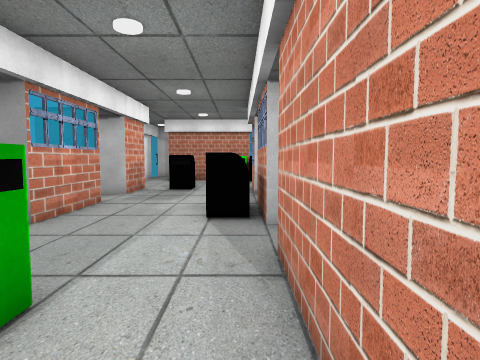
[1] (above)

18 first-person views from a walk through a scene from a Unity 3-D project. The camera is 1.4 m above the floor, tilts 4° down and sees 75° across. The floor is counted in squares, 1 m on a side. Each view is taken from the middle of a square. On the plan, view 1 faces up. The plan holds only what a view shows up to about 14 squares ahead; the rest is blank. The player is left out. Some surface patterns are stand-ins.

[2]
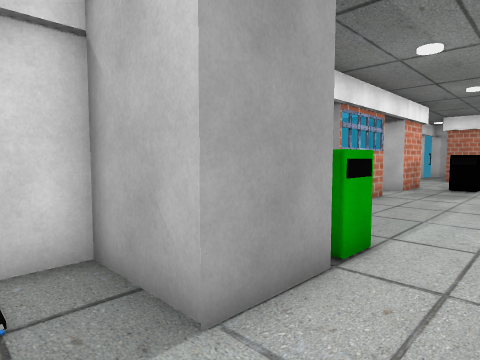

[3]
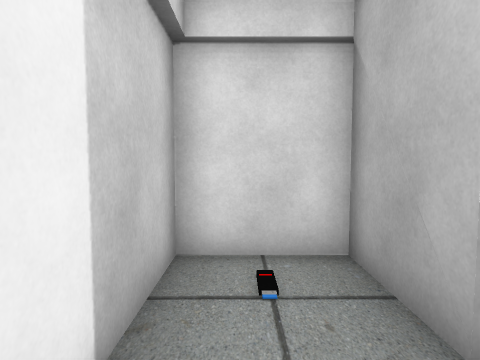

[4]
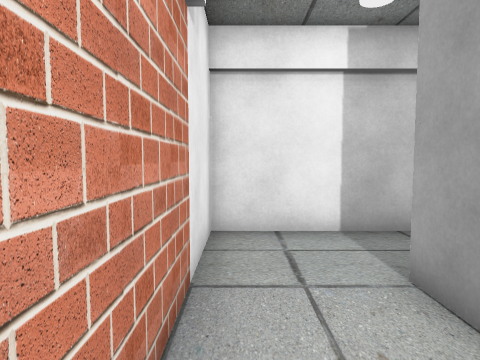

[5]
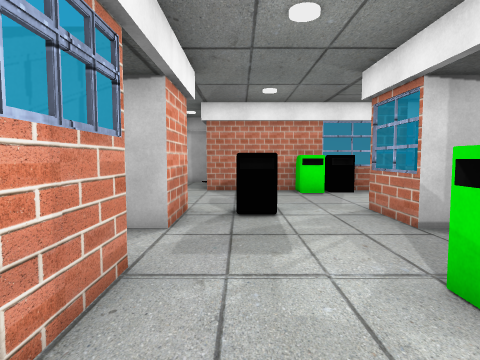

[6]
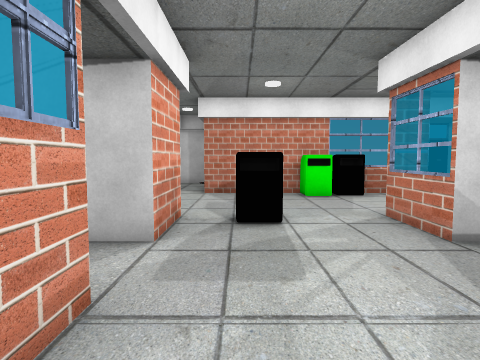

[7]
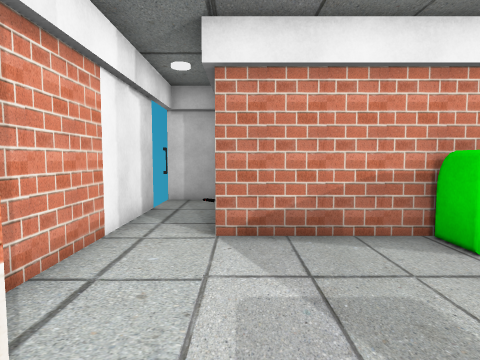

[8]
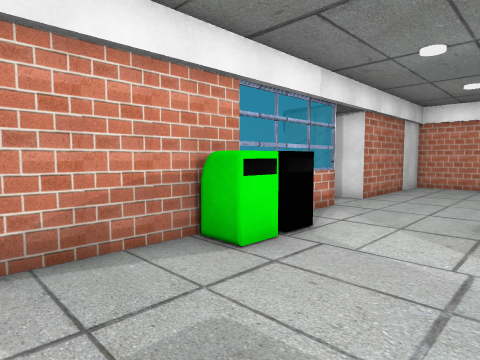

[9]
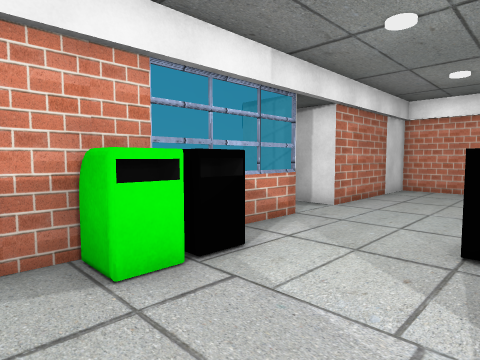

[10]
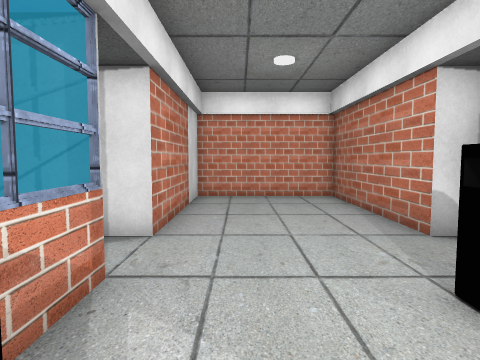

[11]
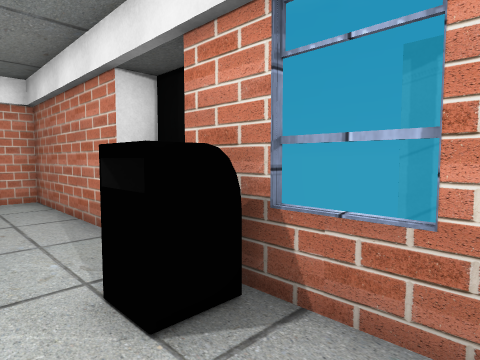

[12]
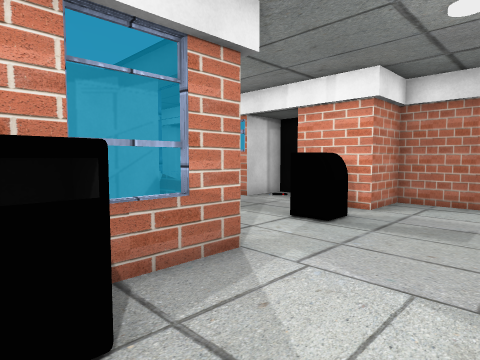

[13]
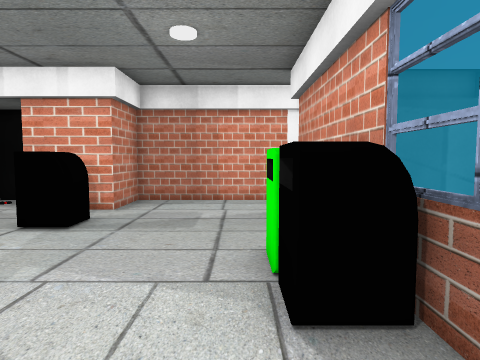

[14]
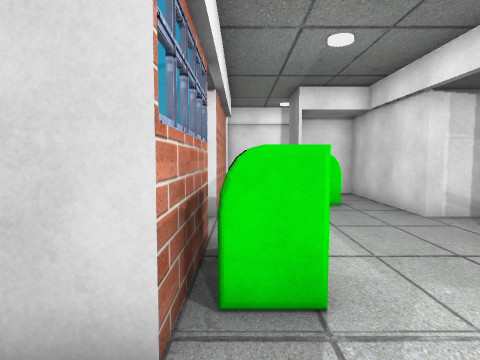

[15]
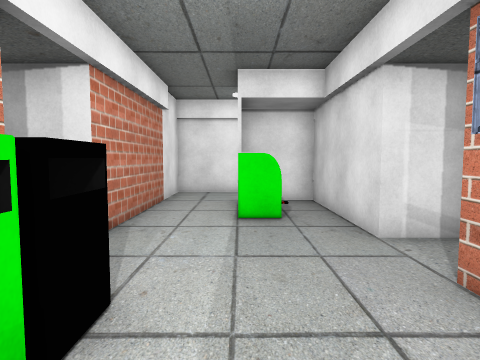

[16]
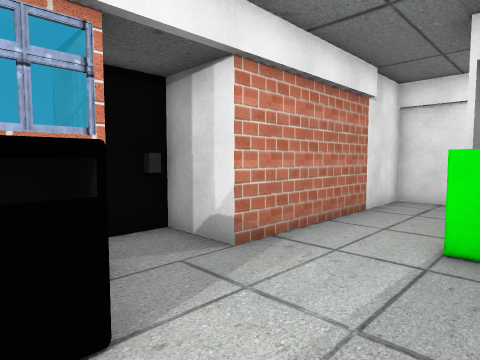

[17]
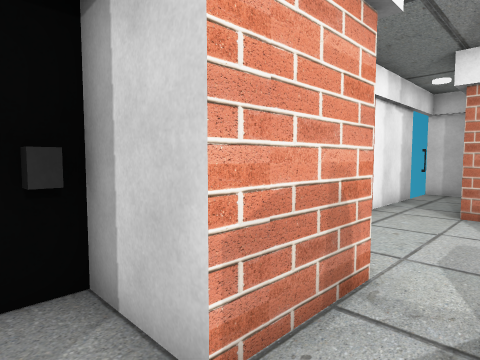

[18]
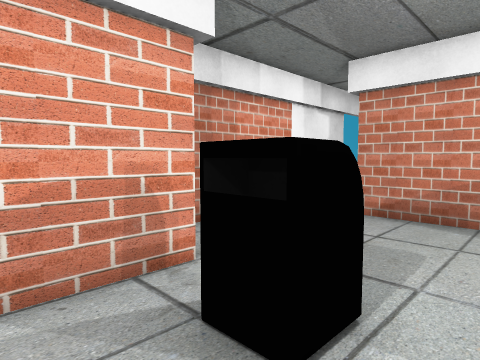

### Floor plan
Ten units are one square. View 1 is at (0, 0); x grows to the right and y downward. Boxes are objects, and circles mark ways between rooms. Rooms are numbered by the first view taken in them; rooms with no view inside come last. Other rooms are left out.
<svg viewBox="-70 -251 201 285">
<path fill="none" stroke="#000" d="M-19 4 -45 4M-27 6 -34 4M-19 -15 -19 7M-44 -1 -44 29 6 29 6 -16M-19 7 -27 4M18 -122 6 -122 6 -146 45 -146M-64 -122 -64 -108M6 -65 6 -99 18 -99M66 -138 66 -146 126 -146 126 -196 66 -196 66 -210M-65 -99 -44 -99 -44 -65M46 -196 -45 -196M-59 -46 -44 -46 -44 -1M6 -16 6 -46 26 -46M-20 -9 -20 -16M-48 -246 -65 -246M-64 -241 -64 -146 -44 -146 -44 -122 -62 -122M-45 4 -20 4"/>
<rect x="-35" y="15" width="10" height="10" fill="#bbb"><title>other object</title></rect>
<rect x="-55" y="-115" width="10" height="10" fill="#bbb"><title>other object</title></rect>
<rect x="-55" y="-245" width="10" height="10" fill="#bbb"><title>other object</title></rect>
<rect x="-35" y="-35" width="20" height="20" fill="#bbb"><title>other object</title></rect>
<rect x="-35" y="-145" width="20" height="10" fill="#bbb"><title>other object</title></rect>
<rect x="-15" y="-75" width="20" height="10" fill="#bbb"><title>other object</title></rect>
<rect x="-15" y="-95" width="20" height="20" fill="#bbb"><title>other object</title></rect>
<rect x="-5" y="-195" width="10" height="10" fill="#bbb"><title>other object</title></rect>
<rect x="5" y="-195" width="10" height="10" fill="#bbb"><title>other object</title></rect>
<rect x="25" y="-165" width="20" height="20" fill="#bbb"><title>other object</title></rect>
<circle cx="-5" cy="-5" r="3" fill="#2a7"/>
<text x="-20" y="10">1</text>
<text x="0" y="-130">2</text>
</svg>
Room 1 opens to room 2.

Where each view was taken, in squares from view 1:
view 1: 0 up, 0 right, facing up
view 2: 2 down, 0 right, facing up-left
view 3: 2 down, 0 right, facing left
view 4: 3 up, 0 right, facing down
view 5: 6 up, 3 left, facing up
view 6: 7 up, 3 left, facing up
view 7: 14 up, 4 left, facing up
view 8: 15 up, 4 left, facing up-right
view 9: 15 up, 2 left, facing up-right
view 10: 18 up, 1 right, facing right
view 11: 17 up, 1 right, facing down-right
view 12: 18 up, 4 right, facing down-left
view 13: 18 up, 4 right, facing left
view 14: 12 up, 0 right, facing down
view 15: 10 up, 2 left, facing down
view 16: 8 up, 3 left, facing down-right
view 17: 11 up, 3 left, facing up-left
view 18: 12 up, 1 left, facing up-left
